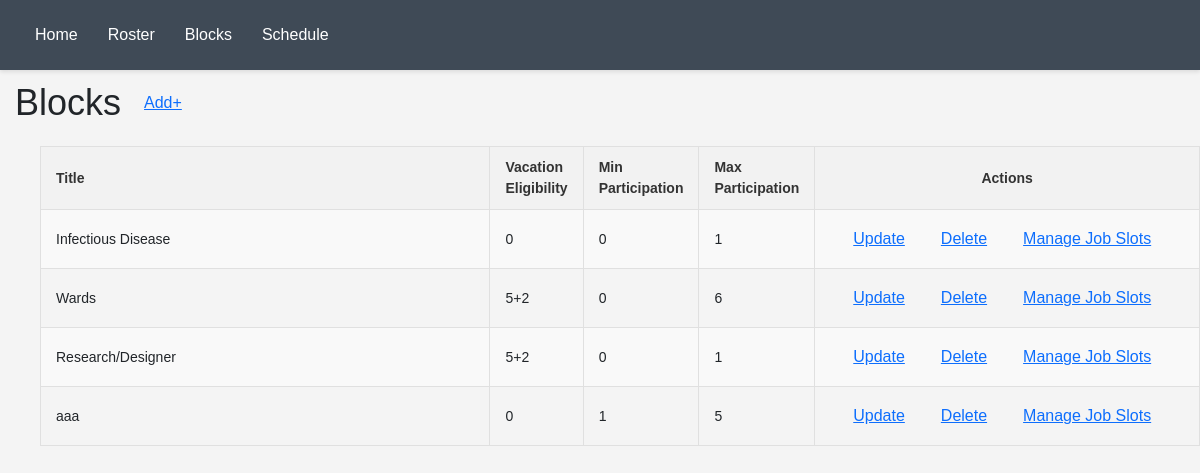
Before: /block with the older database file.
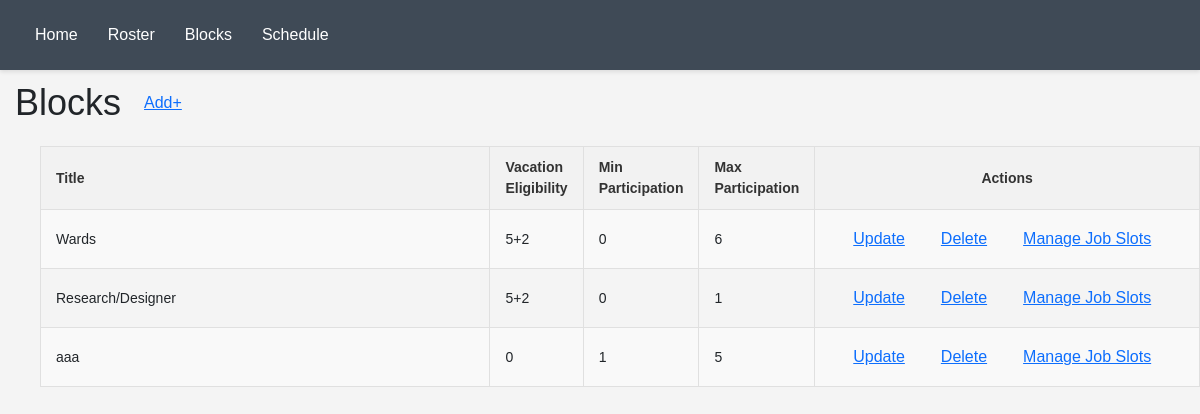
After: the same page with the newer database file.
### Main/models.py (models this page shows)
class Section(models.Model):
    name = models.CharField(max_length=120)
    vacation_type = models.CharField(choices=VacationChoices)
    min_visits = models.IntegerField()
    max_visits = models.IntegerField()

### Main/views.py (the view)
# urls.py: path('block',views.block_page),
def block_page(request):
    all_blocks = Section.objects.all()
    return render(request, 'block.html', {'blocks': all_blocks})

### Main/templates/block.html (shortened to what this page needs)
{% extends 'base.html' %}
{% block content %}
<div style="display:flex;flex-direction: row;">
  <p style="font-size:36px;margin-top:6px;margin-bottom:6px;margin-left:15px;"> Blocks </p>
  <button type="button" style="margin-top:0px;margin-left:10px;" class="btn btn-link" hx-get="/block/create"
    hx-target="#modal_target" hx-swap="innerHTML" onclick="showCustomModal()"> Add+ </button>
</div>
<table id="main_schedule" style="margin-left:40px;margin-top:10px;">
  <tr>
    <th style="width:300px;"> Title </th>
    <th style="width:75px;"> Vacation Eligibility </th>
    <th style="width:75px;"> Min Participation </th>
    <th style="width:75px;"> Max Participation </th>
    <th style="width:400px;text-align: center;"> Actions </th>
  </tr>
  {% for block in blocks %}
  <tr id="block_row_{{block.pk}}">
    <td style="width:500px;"> {{block.name}}</td>
    <td style="width:75px;"> {{block.vacation_type}}</td>
    <td style="width:75px;"> {{block.min_visits}}</td>
    <td style="width:75px;"> {{block.max_visits}}</td>
    <td style="width:400px;">
      <div style="display: flex;flex-direction: row;">
        <button type="button" style="margin-top:0px;margin-left:10px;" class="btn btn-link"
          hx-get="/block/edit/{{block.pk}}" hx-target="#modal_target" hx-swap="innerHTML" onclick="showCustomModal()">
          Update </button>
        <button type="button" style="margin-top:0px;margin-left:10px;" class="btn btn-link"
          onclick="delete_block({{block.pk}})"> Delete </button>
        <button type="button" style="margin-top:0px;margin-left:10px;" class="btn btn-link" hx-get="/manage_job_slots/{{block.pk}}"
          hx-target="#modal_target" hx-swap="innerHTML" onclick="showCustomModal()"> Manage Job Slots </button>
      </div>
    </td>
  </tr>
  {% endfor %}
</table>
{% endblock %}

### Main/templates/base.html (shortened to what this page needs)
{% load static %}
<!DOCTYPE html>
<html lang="en">
  <head>
    <link rel="stylesheet" href="{% static 'css/bootstrap.min.css' %}">
  </head>
    <nav class="navbar">
        <a href="/">Home</a>
        <a href="/roster">Roster</a>
        <a href="/block">Blocks</a>
        <a href="/schedule">Schedule</a>
    </nav>
    <body>
        {% block content %} {% endblock %}
    </body>
</html>

### Main/templates/base.html (style rules this page uses)
body { font-family: Arial, sans-serif; margin: 0; background-color: #f4f4f4; }
.navbar { background-color: #3f4a56; padding: 15px 20px; box-shadow: 0 2px 4px rgba(0, 0, 0, 0.1); display: flex; justify-content: flex-start; align-items: center; }
.navbar a { color: #ffffff; text-decoration: none; padding: 8px 15px; border-radius: 4px; transition: background-color 0.3s ease; }
table { border-collapse: collapse; margin-bottom: 20px; font-family: Arial, sans-serif; font-size: 14px; }
th, td { padding: 10px 15px; border: 1px solid #e0e0e0; text-align: left; word-wrap: break-word; overflow-wrap: break-word; }
th { background-color: #f2f2f2; font-weight: bold; color: #333; }
tr:nth-child(even) { background-color: #f9f9f9; }

Changed rows visible on the page:
removed Section: name "Infectious Disease", vacation_type "0", min_visits "0", max_visits "1"
